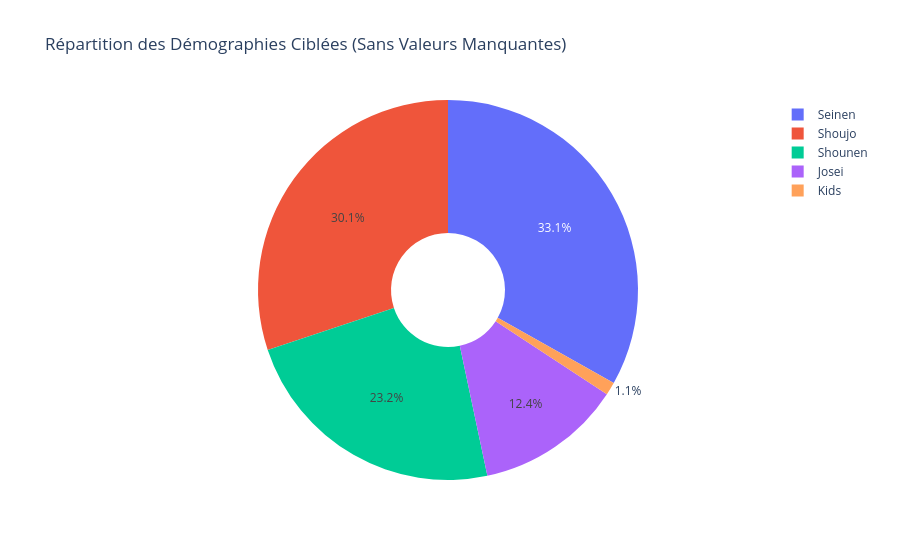

Notebook code cell kept with this figure:
### Code cell
# Comptage des démographies ciblées, en excluant les valeurs manquantes ou vides
demographic_counts = (manga['demographics']
                      .dropna()  # Supprime les valeurs NaN
                      .str.split(', ')  # Divise les démographies en liste
                      .explode()  # Transforme la liste en une seule colonne
                      .str.strip()  # Supprime les espaces autour des valeurs
                      .replace('', np.nan)  # Remplace les chaînes vides par NaN
                      .dropna()  # Supprime à nouveau les NaN après nettoyage
                      .value_counts()  # Comptage des occurrences
                      .reset_index())  # Réinitialise l'index
demographic_counts.columns = ['Démographie', 'Occurrences']

# Création du graphique circulaire interactif
fig = px.pie(demographic_counts, values='Occurrences', names='Démographie',
             title='Répartition des Démographies Ciblées (Sans Valeurs Manquantes)',
             hole=0.3)  # Option pour créer un graphique en donut

fig.show()

### Figure 1 — Plotly figure (JSON) as saved in the notebook; plotly's stock layout.template omitted (floating-point values rounded to 4 significant figures)
{"data": [{"domain": {"x": [0, 1], "y": [0, 1]}, "hole": 0.3, "hovertemplate": "Démographie=%{label}<br>Occurrences=%{value}<extra></extra>", "labels": ["Seinen", "Shoujo", "Shounen", "Josei", "Kids"], "legendgroup": "", "name": "", "showlegend": true, "type": "pie", "values": [7801, 7090, 5465, 2929, 260]}], "layout": {"legend": {"tracegroupgap": 0}, "title": {"text": "Répartition des Démographies Ciblées (Sans Valeurs Manquantes)"}}}
